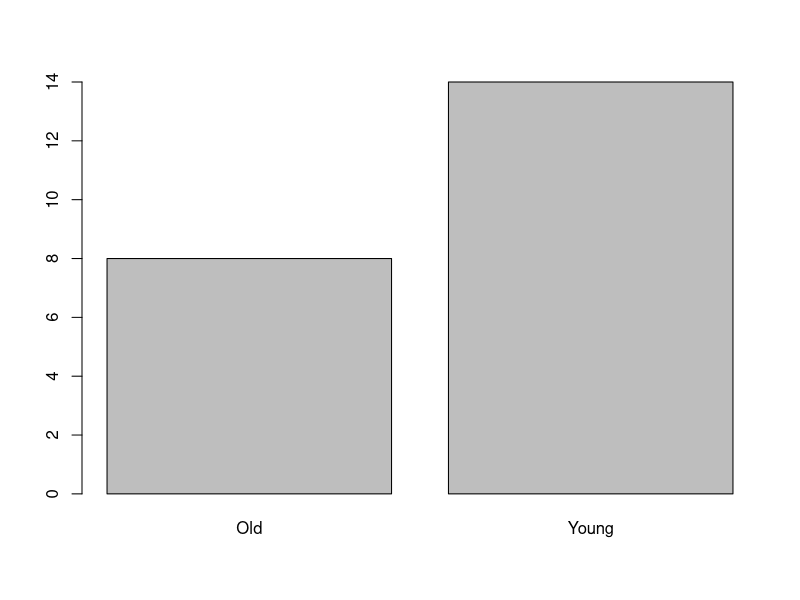
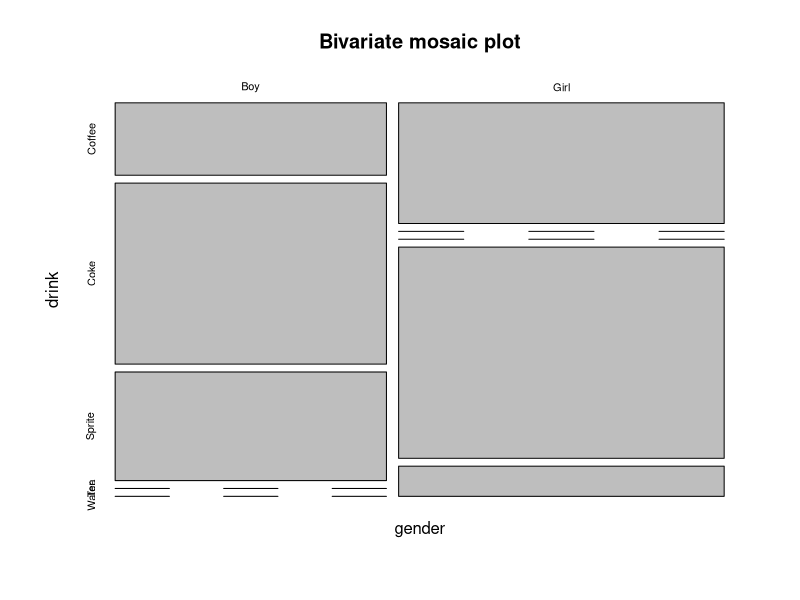
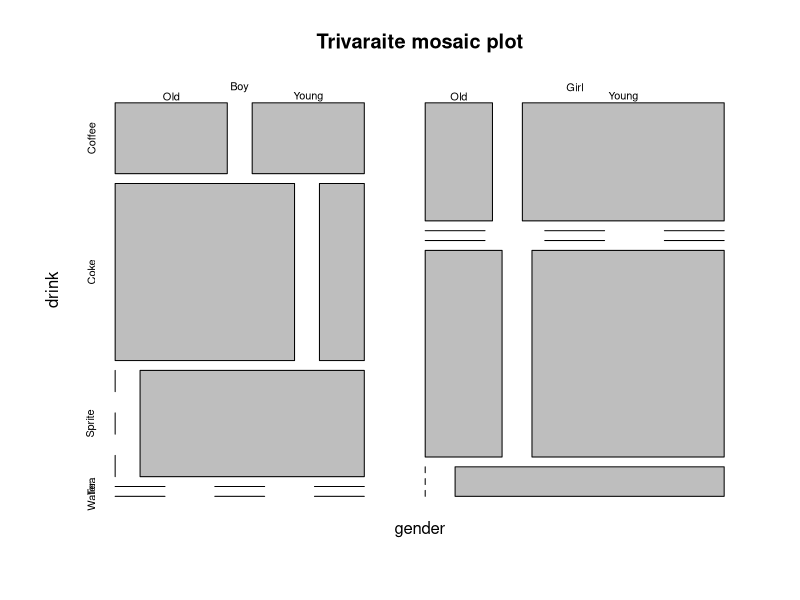
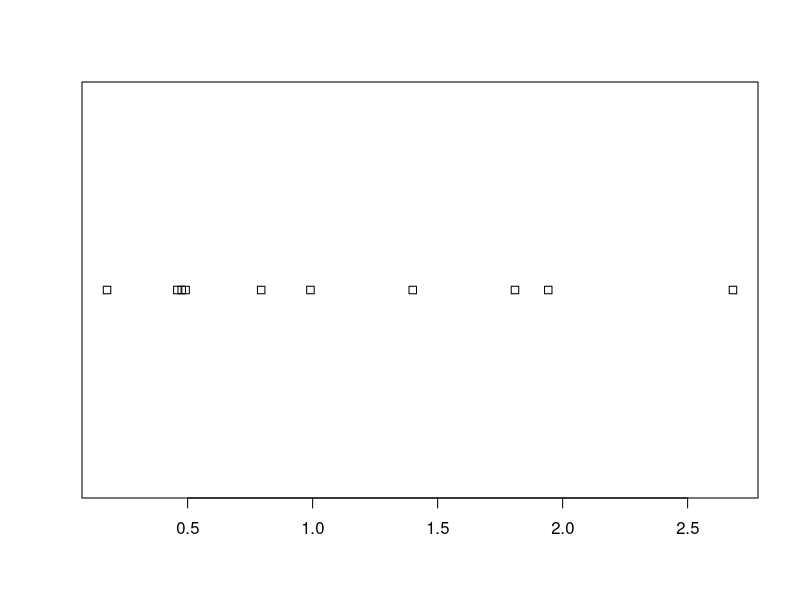
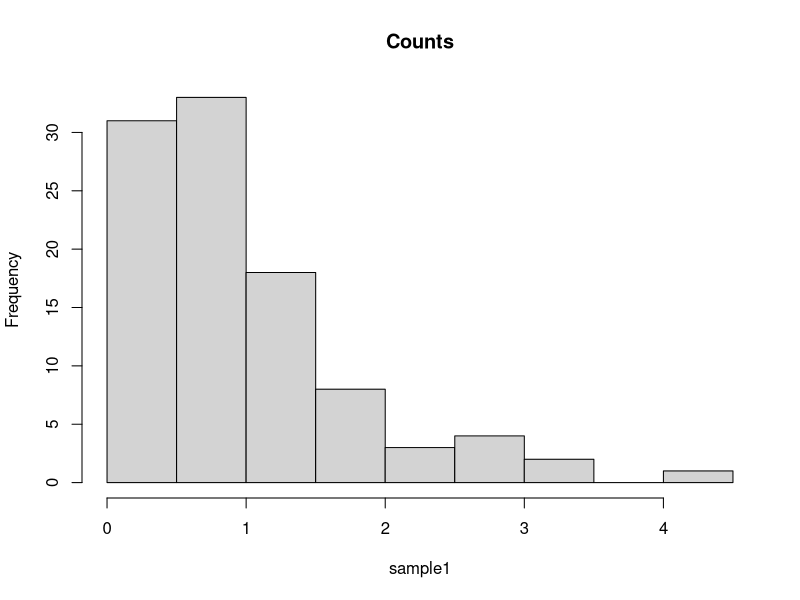
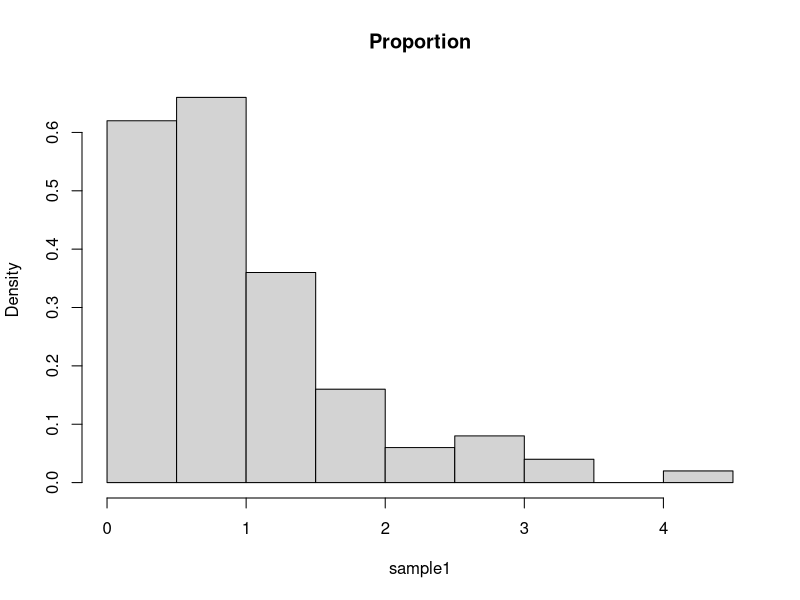
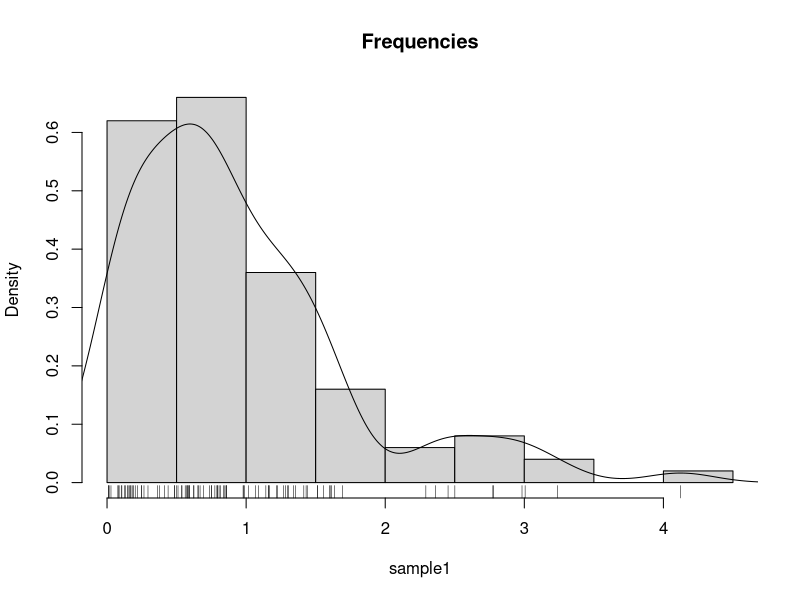
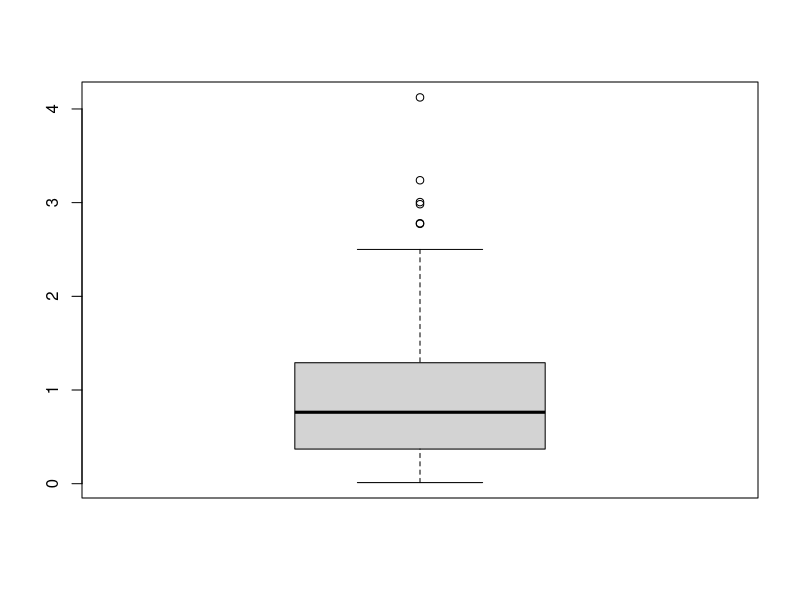

R code for these plots, in order:
## ---- chunk 1
# Make some data
gender <- c(rep('Boy', 10), rep('Girl', 12))
drink <- c(rep('Coke', 5), rep('Sprite', 3), rep('Coffee', 6), rep('Tea', 7), rep('Water', 1))  
age <-  sample(c('Young', 'Old'), size = length(gender), replace = TRUE)
# Count frequencies
table(gender)
table(drink)
table(age)
## ---- chunk 2
prop.table(table(gender))
## ---- chunk 3
library(magrittr)
cbind(gender, drink) %>% head # bind vectors into matrix and inspect
table1 <- table(gender, drink) # count frequencies of bivariate combinations
table1										
## ---- chunk 4
table2.1 <- table(gender, drink, age) # A multilevel table. 
table2.1
table.2.2 <- ftable(gender, drink, age) # A human readable table.
table.2.2
## ---- chunk 5
prop.table(table1, margin = 1)
prop.table(table1, margin = 2)
## ---- chunk 6
x <- rexp(100) # generate some random data
mean(x) # simple mean
median(x) # median
mean(x, trim = 0.2) # alpha trimmed mean with alpha=0.2
## ---- chunk 7
sd(x) # standard deviation
mad(x) # MAD
IQR(x) # IQR
## ---- chunk 8
yule <- function(x){
  numerator <- 0.5 * (quantile(x,0.75) + quantile(x,0.25))-median(x) 
  denominator <- 0.5* IQR(x)
  c(numerator/denominator, use.names=FALSE)
}
yule(x)
## ---- chunk 9
barplot(table(age))
## ---- chunk 10
plot(table1, main='Bivariate mosaic plot')
## ---- chunk 11
plot(table2.1, main='Trivaraite mosaic plot')
## ---- chunk 12
sample1 <- rexp(10) 							
stripchart(sample1)
## ---- chunk 13
sample1 <- rexp(100) 							
hist(sample1, freq=T, main='Counts')      	
## ---- chunk 14
hist(sample1, freq=F, main='Proportion') 	
## ---- chunk 15
hist(sample1, freq=F, main='Frequencies') 	
lines(density(sample1))                   	
rug(sample1)
## ---- chunk 16
boxplot(sample1)	
## ---- chunk 17
n <- 20
x1 <- rexp(n)
x2 <- 2* x1 + 4 + rexp(n)
plot(x2~x1)
## ---- chunk 18
library(hexbin) # load required library
n <- 2e5
x1 <- rexp(n)
x2 <- 2* x1 + 4 + rnorm(n)
plot(hexbin(x = x1, y = x2))
## ---- chunk 19
covariance <- cov(longley) # The covariance of the longley dataset
lattice::levelplot(covariance)
